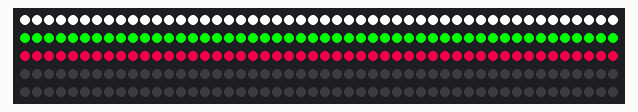
The sketch below on a simulated Arduino Uno, built with avr-gcc and run on an emulated ATmega328P. Parts: 250 RGB LEDs in strip order, left to right, continuing on the next row.

Above: at 0.1 s.

The sketch:

pixel2.ino
```cpp
#include <Adafruit_NeoPixel.h>
#ifdef __AVR__
  #include <avr/power.h>
#endif

#define PIN 3

Adafruit_NeoPixel strip = Adafruit_NeoPixel(250, PIN, NEO_GRB + NEO_KHZ800);
int j=1;

void setup() {
  strip.begin();
  strip.show(); // Initialize all pixels to 'off'
}

void loop() {
nflag(500);
//rainbowCycleNew(5);
}

void rainbow(uint8_t wait) {
  uint16_t i, j;

  for(j=0; j<256; j++) {
    for(i=0; i<strip.numPixels(); i++) {
      strip.setPixelColor(i, Wheel((i+j) & 255));
    }
    strip.show();
    delay(wait);
  }
}
// The colours are a transition b - r - g
void nflag(uint8_t wait) {
int i,k;
for(i=0; i<strip.numPixels(); i++) {
     strip.setPixelColor(i, strip.Color(0, 0, 0)) ;
}
for(i=0; i<50; i++) {
   strip.setPixelColor(i, strip.Color(255, 255, 255));
}
for(i=50; i<100; i++) {
   strip.setPixelColor(i, strip.Color(0, 255, 0));
}
for(i=100; i<150; i++) {
   strip.setPixelColor(i, strip.Color(210, 0, 63));
}
//for(i=150; i<200; i++) {
//   strip.setPixelColor(i, strip.Color(100, 240, 138));
//}
//for(i=200; i<250; i++) {
//   strip.setPixelColor(i, strip.Color(140, 240, 138));
//}
  strip.show();
   delay(wait);
}

// Input a value 0 to 255 to get a color value.
// The colours are a transition r - g - b - back to r.
uint32_t Wheel(byte WheelPos) {
  WheelPos = 255 - WheelPos;
  if(WheelPos < 85) {
    return strip.Color(255 - WheelPos * 3, 0, WheelPos * 3);
  }
  if(WheelPos < 170) {
    WheelPos -= 85;
    return strip.Color(0, WheelPos * 3, 255 - WheelPos * 3);
  }
  WheelPos -= 170;
  return strip.Color(WheelPos * 3, 255 - WheelPos * 3, 0);
}


void rainbowCycle(uint8_t wait) {
  uint16_t i, j;

  for(j=0; j<256*5; j++) { // 5 cycles of all colors on wheel
    for(i=0; i< strip.numPixels(); i++) {
       strip.setPixelColor(i, Wheel(((i * 256 / strip.numPixels()) + j) & 255));
    }
    strip.show();
    delay(wait);
  }
}
void rainbowCycleNew(uint8_t wait) {
  uint16_t i, j;

  for(j=1; j<=256*5; j++) { // 5 cycles of all colors on wheel

    for(i=1; i<= 19; i++) {
      if(i>=1&&i<=7){
        setHex(i, Wheel(((i * 256 / strip.numPixels()) + j) & 255));
      }

      if(i>=8&&i<=13){
        setTriA(i-7, Wheel(((i * 256 / strip.numPixels()) + j) & 255));
      }

      if(i>=14&&i<=19){
        setTriB(i-13, Wheel(((i * 256 / strip.numPixels()) + j) & 255));
      }
    }

    strip.show();
    delay(wait);
  }
}

void setHex(int i, uint32_t c) {

switch(i){

 case 1:
  strip.setPixelColor(0, c);
  strip.setPixelColor(1, c);
  strip.setPixelColor(2, c);
 break;

case 2:
  strip.setPixelColor(3, c);
  strip.setPixelColor(4, c);
  strip.setPixelColor(5, c);
 break;


 case 3:
  strip.setPixelColor(15, c);
  strip.setPixelColor(16, c);
  strip.setPixelColor(17, c);
 break;

 case 4:
  strip.setPixelColor(18, c);
  strip.setPixelColor(19, c);
  strip.setPixelColor(20, c);
 break;

 case 5:
  strip.setPixelColor(6, c);
  strip.setPixelColor(7, c);
  strip.setPixelColor(8, c);
 break;


 case 6:
  strip.setPixelColor(12, c);
  strip.setPixelColor(13, c);
  strip.setPixelColor(14, c);
 break;

  case 7:
  strip.setPixelColor(9, c);
  strip.setPixelColor(10, c);
  strip.setPixelColor(11, c);
 break;


 }

}
 void setTriA(int i, uint32_t c) {

    switch(i){
      case 1:
       strip.setPixelColor(21, c);
      break;

      case 2:
       strip.setPixelColor(24, c);
      break;

      case 3:
       strip.setPixelColor(31, c);
      break;

      case 4:
       strip.setPixelColor(32, c);
      break;

      case 5:
       strip.setPixelColor(29, c);
      break;

      case 6:
       strip.setPixelColor(22, c);
      break;
    }
  }

   void setTriB(int i, uint32_t c) {

    switch(i){
      case 1:
       strip.setPixelColor(23, c);
      break;

      case 2:
       strip.setPixelColor(26, c);
      break;

      case 3:
       strip.setPixelColor(28, c);
      break;

      case 4:
       strip.setPixelColor(30, c);
      break;

      case 5:
       strip.setPixelColor(27, c);
      break;

      case 6:
       strip.setPixelColor(25, c);
      break;
    }

  }
```
